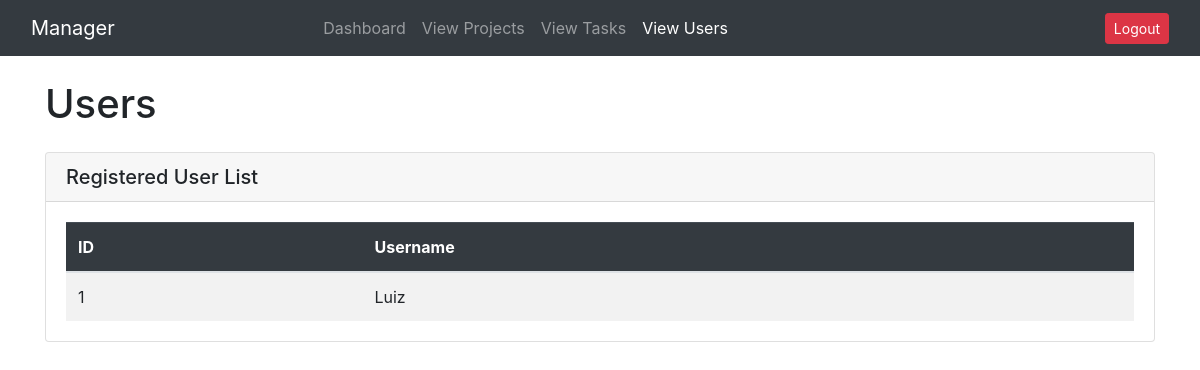
The app's page /view_users (signed in), older data.
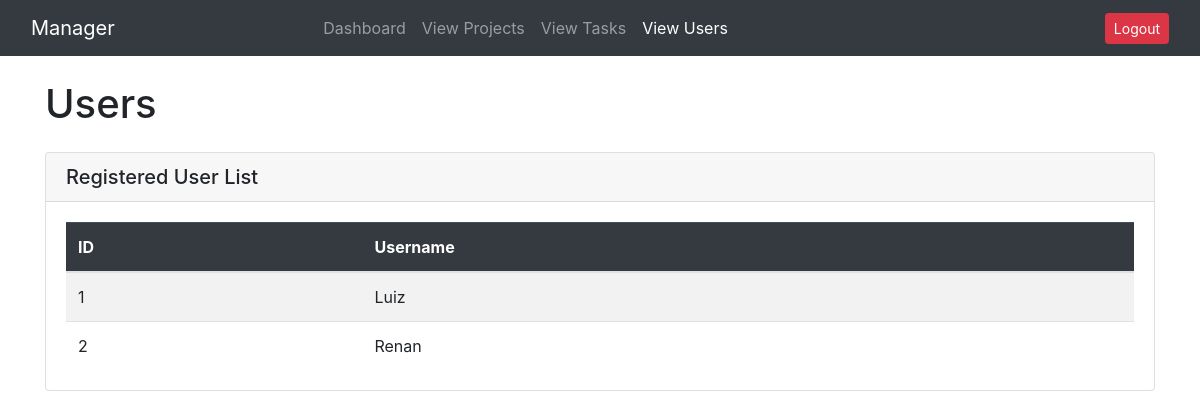
The same page, newer data.
### app.py (models this page shows, shortened)
class User(db.Model):
    id = db.Column(db.Integer, primary_key=True)
    username = db.Column(db.String(150), unique=True, nullable=False)
    password = db.Column(db.String(150), nullable=False)

### app.py (the view)
@app.route('/view_users')
def view_users():
    if 'user_id' not in session:
        return redirect(url_for('login'))
    users = User.query.all()
    return render_template('view_users.html', users=users)

### templates/view_users.html (shortened to what this page needs)
{% extends "layout.html" %}
{% block body %}
<h1 class="mb-4">Users</h1>
<div class="card">
    <div class="card-header">
        <h5 class="mb-0">Registered User List</h5>
    </div>
    <div class="card-body">
        <div class="table-responsive">
            <table class="table table-striped table-hover mb-0">
                <thead class="table-dark">
                    <tr>
                        <th>ID</th>
                        <th>Username</th>
                        </tr>
                </thead>
                <tbody>
                    {% for user in users %}
                    <tr>
                        <td>{{ user.id }}</td>
                        <td>{{ user.username }}</td>
                    </tr>
                    {% endfor %}
                </tbody>
            </table>
        </div>
    </div>
</div>
{% endblock %}

Row changes from the older to the newer data that the page shows:
added User: id "2", username "Renan"
